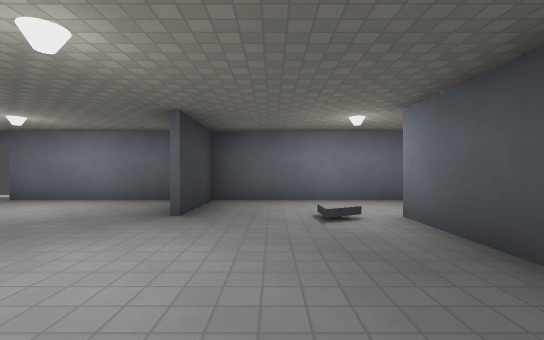
[1] (above)

14 first-person views from a walk through a 3-D level made in the Godot game engine. The camera is 1.2 m above the floor, looks level and sees 90° across. The floor is counted in squares, 2 m on a side. Each view is taken from the middle of a square. On the plan, view 1 faces up. The plan holds only what a view shows up to about 9 squares ahead; the rest is blank. The place goes on beyond the plan. Surface patterns are stand-ins for the level's own textures.

[2]
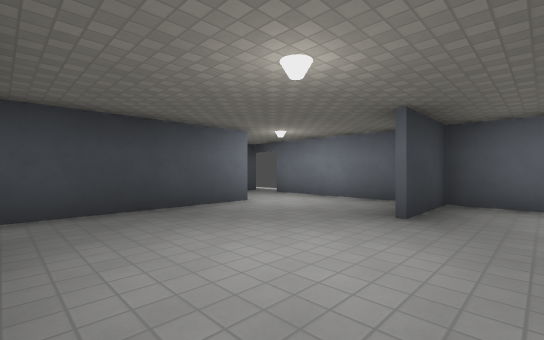

[3]
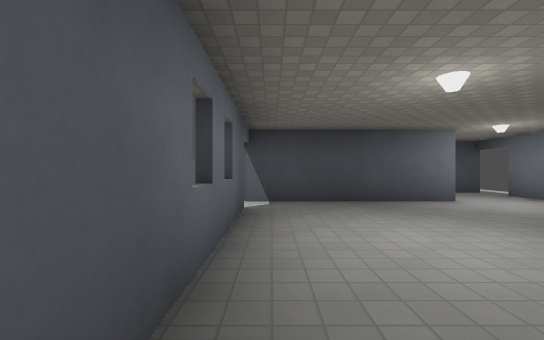

[4]
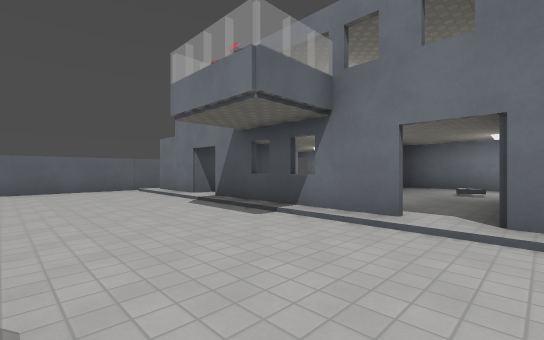

[5]
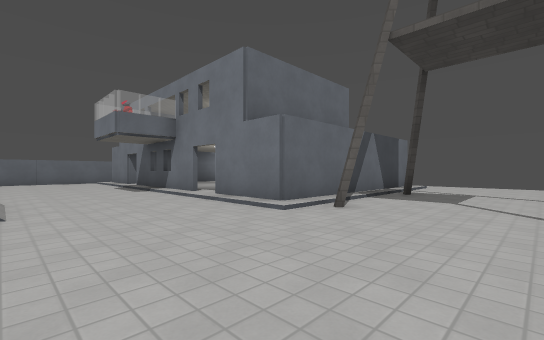

[6]
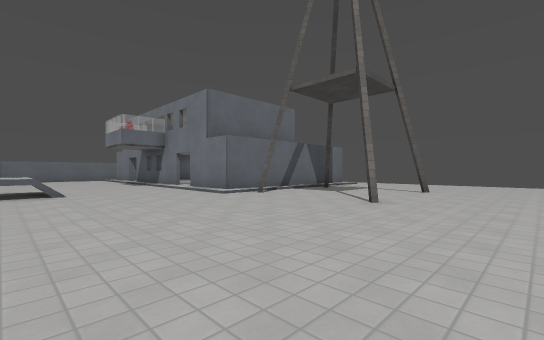

[7]
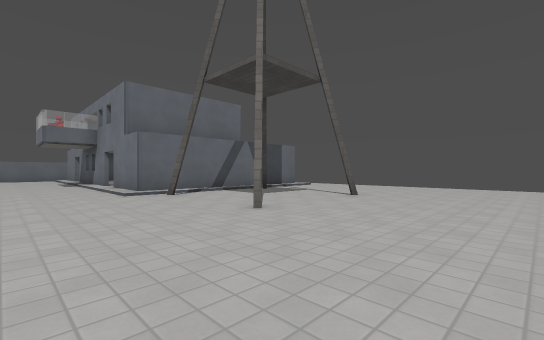

[8]
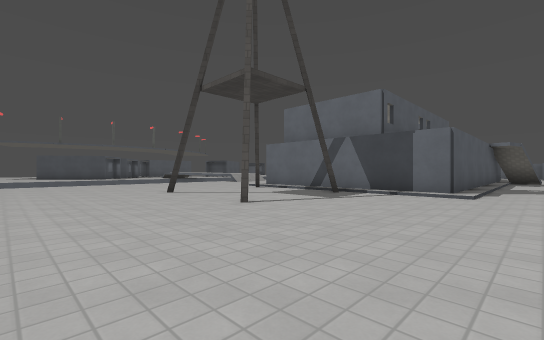

[9]
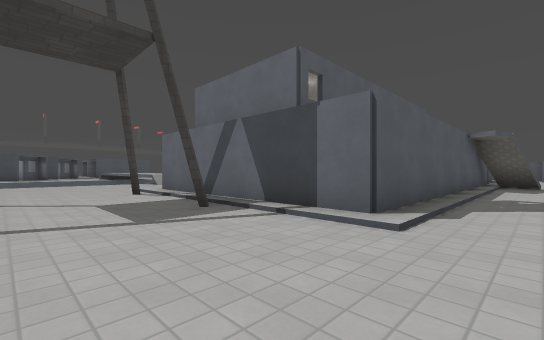

[10]
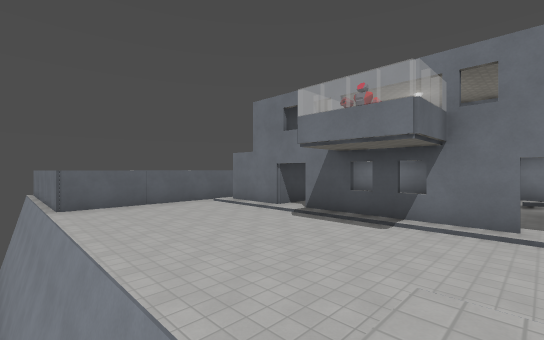

[11]
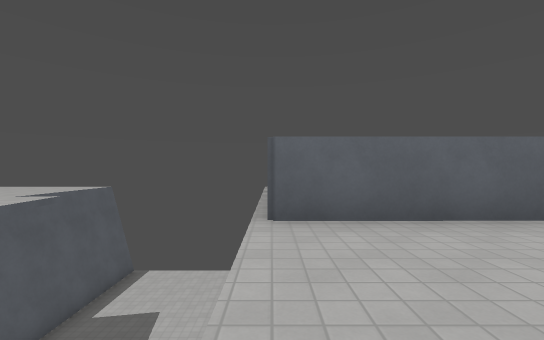

[12]
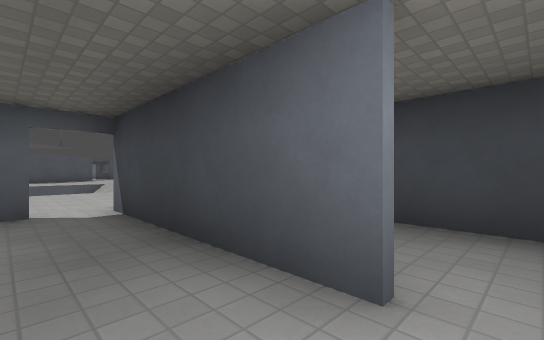

[13]
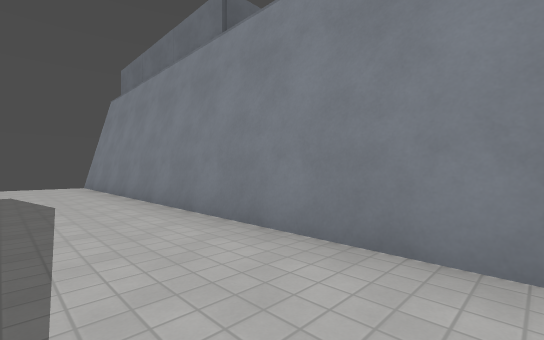

[14]
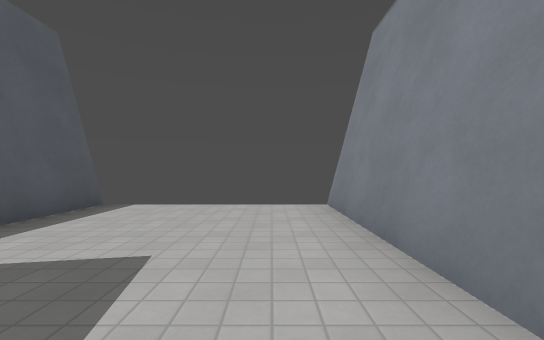

### Floor plan
Key: @ floor where view 1 was taken; # wall or solid block; x gap in a wall; . main floor; : floor 0.25 m higher than the main floor; + floor 1 m higher than the main floor; - floor 6 m lower than the main floor; / step, stairs or slope; v drop or lower ground; T tower.
Columns run from 14 left of view 1 to 11 right of it. Each row starts with its distance up from view 1.
  7           #...............
  6          ###///////.......
  5         #  ########.......
  4         #::::#::: #.......
  3         #:#:::::# #T..T...
  2           #:::::# #.......
  1           #:::::# #.......
  0          ##:::@:# #T..T...
 -1        ####x###/###.......
 -2        #..................
 -3        #..................
 -4        #.......//.........
 -5       ##.......++.........
 -6 ########vvvv   +
 -7  -----------
 -8  --------- /
 -9  ----//
-10 #vvv#:
-11  ....
-12  ...
-13  ..

Positions as (right, up) in squares from view 1, and headings:
1: (0, 0), facing up
2: (0, 0), facing up-left
3: (1, 0), facing left
4: (2, -4), facing up-left
5: (7, -4), facing up-left
6: (10, -5), facing up-left
7: (11, -3), facing up-left
8: (11, 7), facing down-left
9: (7, 7), facing down-left
10: (1, -6), facing up-left
11: (-4, -5), facing left
12: (-3, 4), facing down-left
13: (-3, -8), facing up-left
14: (-9, -7), facing left
